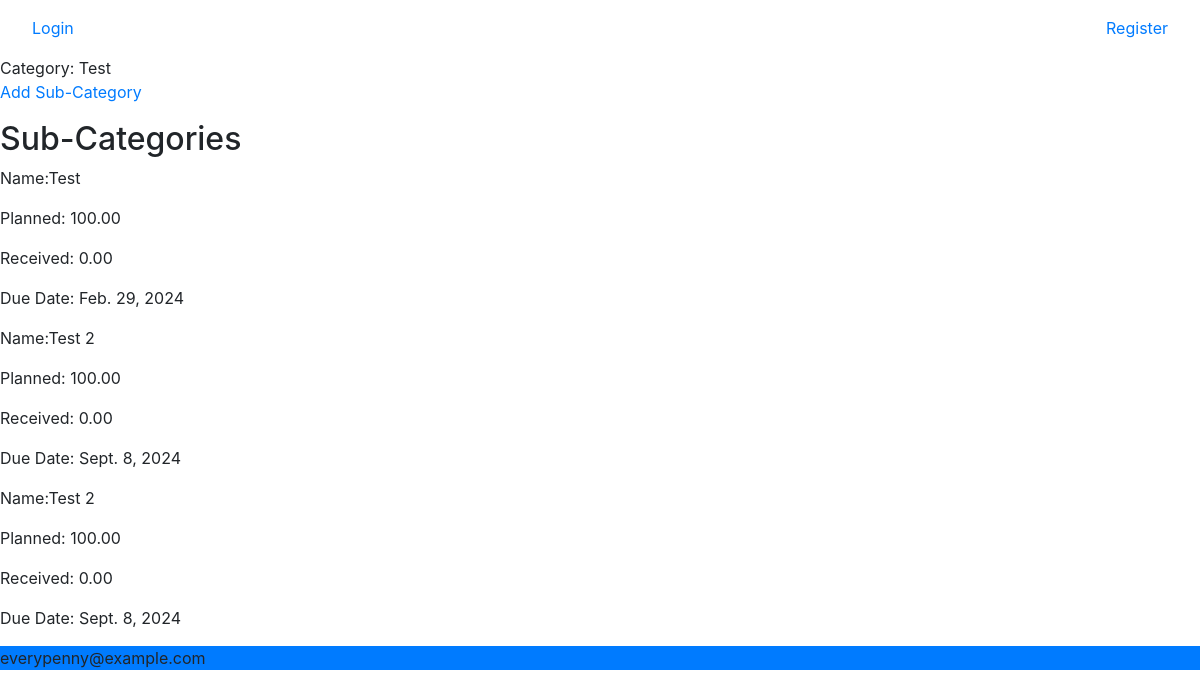
The app's page /budget/view_category/1, older data.
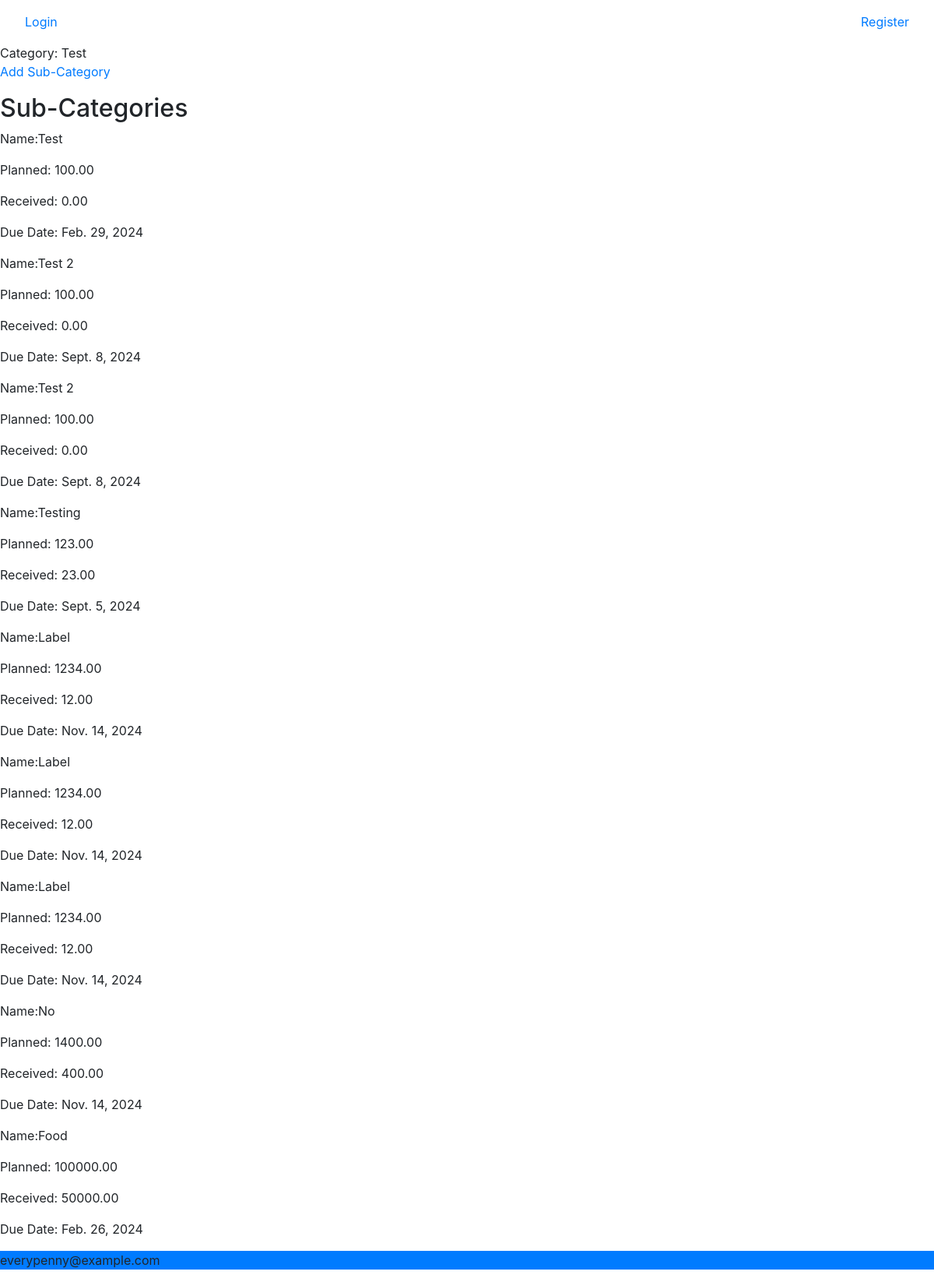
The same page, newer data.
### budget/models.py (models this page shows, shortened)
class BudgetCategory(models.Model):
    category_name = models.CharField(max_length=100)
    budget = models.ForeignKey(Budget, on_delete=models.CASCADE)

class BudgetLabel(models.Model):
    category = models.ForeignKey(BudgetCategory, on_delete=models.CASCADE)
    label = models.CharField(max_length=100)
    planned = models.DecimalField(max_digits=10, decimal_places=2)
    received = models.DecimalField(max_digits=10, decimal_places=2)
    due_date = models.DateField()
    notes = models.CharField(max_length=100)

### budget/views.py (the view)
# urls.py: path('view_category/<int:id>', views.view_category, name='view_category'),
def view_category(request, id):
    category = BudgetCategory.objects.get(id=id)
    labels = BudgetLabel.objects.all()
    context = {
        'category': category,
        'labels': labels
    }
    return render(request, 'budget/view_category.html', context)

### budget/templates/budget/view_category.html (shortened to what this page needs)
{% extends 'budget/base.html' %}
{% block body %}
    Category: {{ category.category_name }}
    <p><a href="{% url 'budget:make-label' category.id %}">Add Sub-Category</a></p>
    <h2>Sub-Categories</h2>
    {% for label in labels %}
        {% if label.category == category %}
            <p>Name:{{ label.label }}</p>
            <p>Planned: {{ label.planned }}</p>
            <p>Received: {{ label.received }}</p>
            <p>Due Date: {{ label.due_date }}</p>
        {% endif %}
    {% endfor %}
{% endblock %}

### budget/templates/budget/base.html (shortened to what this page needs)
{% load static %}
<!doctype html>
<html lang="en">
<head>
    <link rel="stylesheet" href="https://stackpath.bootstrapcdn.com/bootstrap/4.5.2/css/bootstrap.min.css">
    <link rel="stylesheet" href="{% static 'budget/styles.css' %}">
</head>
<body>
<nav class="navbar">
    {% if user.is_authenticated %}
        <a href="{% url 'budget:index' %}" class="nav-item nav-link">Dashboard</a>
        <a href="{% url 'budget:budget' %}" class="nav-item nav-link">Budget</a>
        <a href="{% url 'budget:transactions' %}" class="nav-item nav-link">Transactions</a>
        <a href="{% url 'budget:reports' %}" class="nav-item nav-link">Reports</a>
        <a href="{% url 'logout' %}" class="nav-item nav-link">Logout</a>
    {% else %}
        <a href="{% url 'login' %}" class="nav-item nav-link">Login</a>
        <a href="{% url 'register' %}" class="nav-item nav-link">Register</a>
    {% endif %}
</nav>
{% block body %}
{% endblock %}
<footer class="bg-primary"><p>everypenny@example.com</p></footer>
</body>
</html>

Row changes from the older to the newer data that the page shows:
added BudgetLabel: label "Testing", planned "123.00", received "23.00", due_date "Sept. 5, 2024"
added BudgetLabel: label "Label", planned "1234.00", received "12.00", due_date "Nov. 14, 2024"
added BudgetLabel: label "Label", planned "1234.00", received "12.00", due_date "Nov. 14, 2024"
added BudgetLabel: label "Label", planned "1234.00", received "12.00", due_date "Nov. 14, 2024"
added BudgetLabel: label "No", planned "1400.00", received "400.00", due_date "Nov. 14, 2024"
added BudgetLabel: label "Food", planned "100000.00", received "50000.00", due_date "Feb. 26, 2024"
